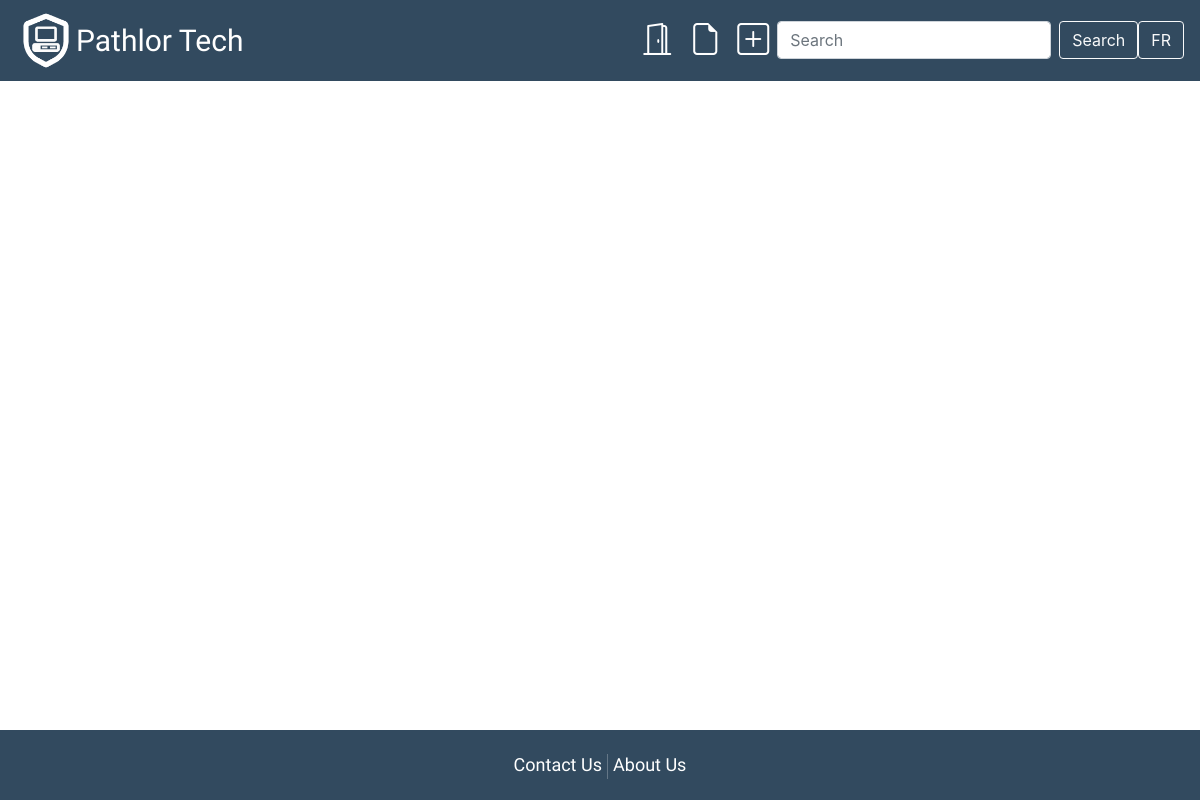
The app's page /Orders/index (signed in), older data.
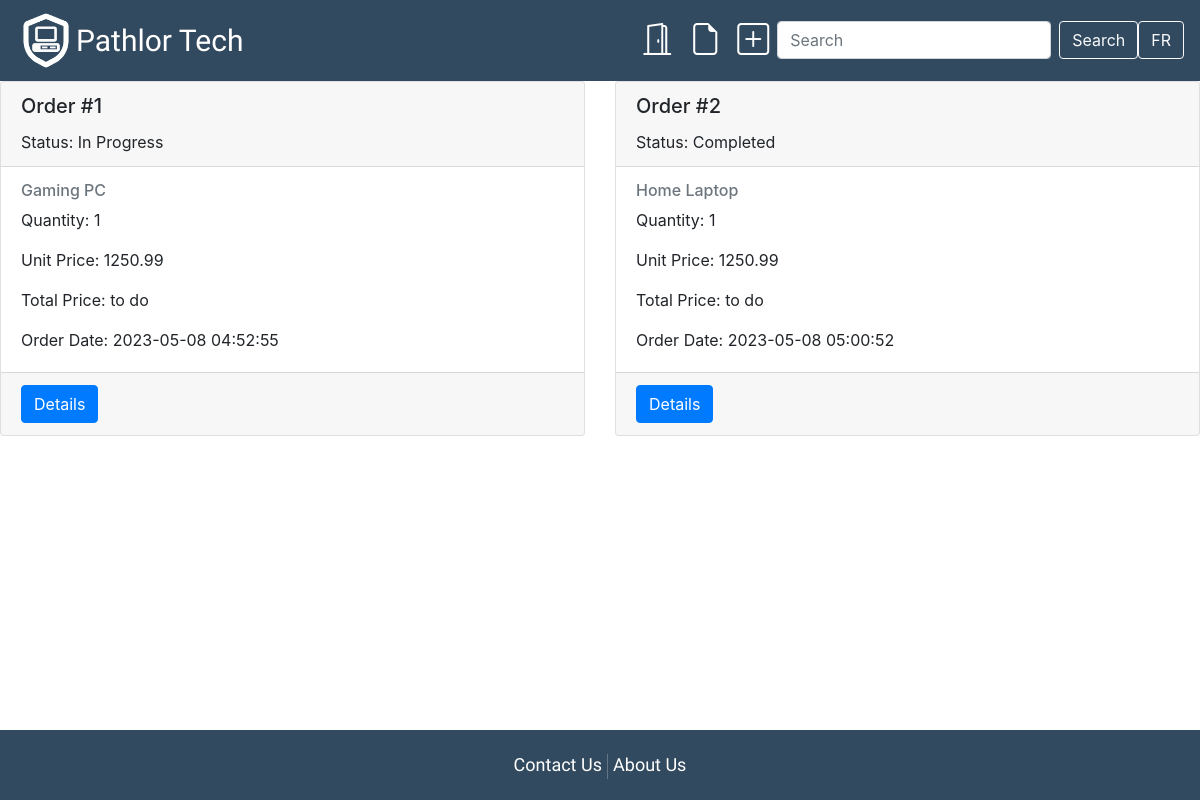
The same page, newer data.
### tables this page shows
CREATE TABLE `order_details` (
  `order_details_id` int(11) NOT NULL,
  `order_id` int(11) NOT NULL,
  `product_id` int(11) NOT NULL,
  `quantity` int(11) NOT NULL,
  `unit_price` double NOT NULL
);

CREATE TABLE `orders` (
  `order_id` int(11) NOT NULL,
  `profile_id` int(11) NOT NULL,
  `address_id` int(11) NOT NULL,
  `status` varchar(20) NOT NULL,
  `order_date` datetime NOT NULL
);

CREATE TABLE `product` (
  `product_id` int(11) NOT NULL,
  `title` varchar(50) NOT NULL,
  `type` varchar(20) NOT NULL,
  `description` text NOT NULL,
  `image` varchar(128) DEFAULT NULL,
  `unit_price` double NOT NULL,
  `discount_price` double NOT NULL,
  `quantity` int(11) NOT NULL
);

### app/core/Controller.php (called while the page is built, shortened)
<?php
class Controller{
	function view($name, $data = []){
		include('app/views/' . $name . '.php');
	}
}

### app/controllers/Orders.php (called while the page is built, shortened)
<?php
class Orders extends \app\core\Controller {
    public function index()
    {
        $orders = new \app\models\Orders();
        $orders = $orders->getAllOrders();
        $this->view('Orders/orders', $orders);
    }
}

### app/core/App.php (called while the page is built, shortened)
<?php
class App{
	function __construct(){
		$request = $this->parseUrl($_GET['url'] ?? '');
		$method = 'index';
		if(file_exists('app/controllers/' . $request[0] . '.php'))
		{
			unset($request[0]);
		}
		$controller = new $controller;
		if(isset($request[1]) && method_exists($controller, $request[1])){
			$method = $request[1];
			unset($request[1]);
		}
		$params = array_values($request);
		call_user_func_array([$controller, $method], $params);
	}
	function parseUrl($url){
		return explode('/', trim($url, '/'));
	}
}

### index.php (called while the page is built, shortened)
<?php
    new app\core\App;

### app/models/Orders.php (called while the page is built, shortened)
<?php
class Orders extends \app\core\Model {
    public static function getAllOrders() {
        $SQL = 'SELECT o.order_id, o.status, o.order_date, p.title, oi.quantity, oi.unit_price FROM orders o
                JOIN order_details oi ON o.order_id = oi.order_id JOIN product p ON oi.product_id = p.product_id';
        $STH = self::$connection->prepare($SQL);
        $STH->execute();
        return $STH->fetchAll(\PDO::FETCH_CLASS, 'app\\models\\Orders');
    }
}

### app/core/Model.php (called while the page is built, shortened)
<?php
class Model{
	public static ?PDO $connection = null;
	public function __construct(){
		if(self::$connection == null){
			$env = \Dotenv\Dotenv::createImmutable(getcwd());
			$host = $_ENV['db_host'];
			$dbname = $_ENV['db_name'];
			$user = $_ENV['db_user'];
			$pass = $_ENV['db_pass'];
			$charset = $_ENV['db_charset'];
			try {
				$options = [
					PDO::ATTR_ERRMODE => PDO::ERRMODE_EXCEPTION,
					PDO::ATTR_DEFAULT_FETCH_MODE => PDO::FETCH_CLASS,
					PDO::ATTR_EMULATE_PREPARES => false
				];
				self::$connection = new PDO("mysql:host=$host;dbname=$dbname;charset=$charset", $user, $pass, $options);
				self::$connection->query("SET NAMES $charset");
			}
			catch(PDOException $e) {
				echo $e->getMessage();
			}
		}
	}
}

### app/views/Orders/orders.php (the view)
<?php $this->view('shared/header', 'Orders'); ?>
<div class="row row-cols-1 row-cols-md-2 row-cols-lg-3 g-4">
    <?php foreach ($data as $order): ?>
        <div class="col">
            <div class="card h-100">
                <div class="card-header">
                    <h5 class="card-title">Order #<?= $order->order_id ?></h5>
                    <p class="card-text">Status: <?= $order->status ?></p>
                </div>
                <div class="card-body">
                    <h6 class="card-subtitle mb-2 text-muted"><?= $order->title ?></h6>
                    <p class="card-text">Quantity: <?= $order->quantity ?></p>
                    <p class="card-text">Unit Price: <?= $order->unit_price ?></p>
                    <p class="card-text">Total Price: to do</p>
                    <p class="card-text">Order Date: <?= $order->order_date ?></p>
                </div>
                <div class="card-footer">
                    <a href="#" class="btn btn-primary">Details</a>
                </div>
            </div>
        </div>
    <?php endforeach ?>
</div>
<?php $this->view('shared/footer'); ?>

### app/views/shared/header.php (shortened to what this page needs)
<!DOCTYPE html>
<html dir="<?=_('ltr')?>" lang="<?=_('en')?>">
<head>
  <link href="https://cdn.jsdelivr.net/npm/bootstrap@5.3.0-alpha3/dist/css/bootstrap.min.css" rel="stylesheet">
  <link rel="stylesheet" href="https://cdn.jsdelivr.net/npm/bootstrap-icons@1.10.3/font/bootstrap-icons.css">
  <link rel="stylesheet" href="https://cdn.jsdelivr.net/npm/bootstrap@4.0.0/dist/css/bootstrap.min.css">
  <link rel="stylesheet" type="text/css" href="/css/style.css">
</head>
<body>
  <nav class="navbar navbar-expand-lg navbar sticky-top">
    <a href='/Main/index'><img src="/images/PathlorLogo.png" id="logo"></a>
    <a class="navbar-brand" href="/Main/index" id="pathlor"><?=_('Pathlor Tech')?></a>
    <div class="collapse navbar-collapse" id="navbarSupportedContent">
      <ul class="navbar-nav ms-auto">
        <li class="nav-item">
          <?php if(!isset($_SESSION['user_id'])) {?>
                  <a class="nav-link" href="/User/index"><i style="font-size: 2rem; color: #FFFFFF; " class='bi-door-closed' title="Log in"></i></a>
                <?php } else { ?>
                  <a class="nav-link" href="/User/logout"><i style="font-size: 2rem; color: #FFFFFF; " class='bi-door-open' title='Log out'></i></a>
                <?php }
                ?>
        </li>
        <li class="nav-item">
          <?php if(isset($_SESSION['user_id'])) {?>
                  <a class="nav-link" href="/Orders/index"><i style="font-size: 2rem; color: #FFFFFF; " class='bi bi-file-earmark' title="Orders"></i></a>
                <?php } ?>
        </li>
        <li class="nav-item">
          <?php if(isset($_SESSION['role']) && $_SESSION['role'] == 'admin') {?>
                  <a class="nav-link" href="/Product/create"><i style="font-size: 2rem; color: #FFFFFF; " class='bi bi-plus-square' title="Post Product"></i></a>
                <?php } ?>
        </li>
      </ul>
      <form action="/Main/search/" class="form-inline my-2 my-lg-0">
        <input class="form-control mr-sm-2" type="search" placeholder="Search" aria-label="Search" name="search_term">
        <button class="btn btn-outline-light" type="submit">Search</button>
      </form>
      <button class="btn btn-outline-light" type="submit">FR</button>
    </div>
  </nav>

### app/views/shared/footer.php (shortened to what this page needs)
		<footer>
			<div class="text-center p-3" id="footer">
				<a href="/Contact/index"><?=_('Contact Us')?></a>
				<a href="/About/index"><?=_('About Us')?></a>
			</div>
		</footer>
    </body>
</html>

### css/style.css (style rules this page uses)
html { height: 100%; }
nav { background-color: #324A5F; }
#logo { max-width: 60px; }
#pathlor { font-size: 30px; vertical-align: middle; color: #FFFFFF; }
a { font-family: 'Paytone One', sans-serif; text-decoration: none; color: #FFFFFF; }
footer { position: absolute; text-align: center; padding: 5px; font-size: 18px; bottom: 0px; left: 0px; right: 0px; background-color: #324A5F; }
body { position: relative; margin: 0; min-height: 100%; padding-bottom: 5rem; }
i { font-style: normal; }

Row changes from the older to the newer data that the page shows:
added order_details: order.order_id "1", order.status "In Progress", product.title "Gaming PC", quantity "1", unit_price "1250.99", order.order_date "2023-05-08 04:52:55"
added order_details: order.order_id "2", order.status "Completed", product.title "Home Laptop", quantity "1", unit_price "1250.99", order.order_date "2023-05-08 05:00:52"
